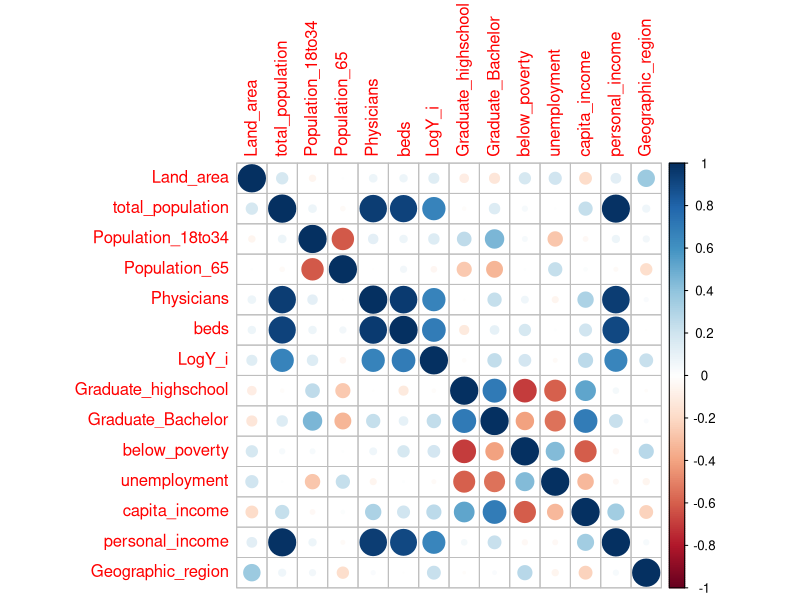
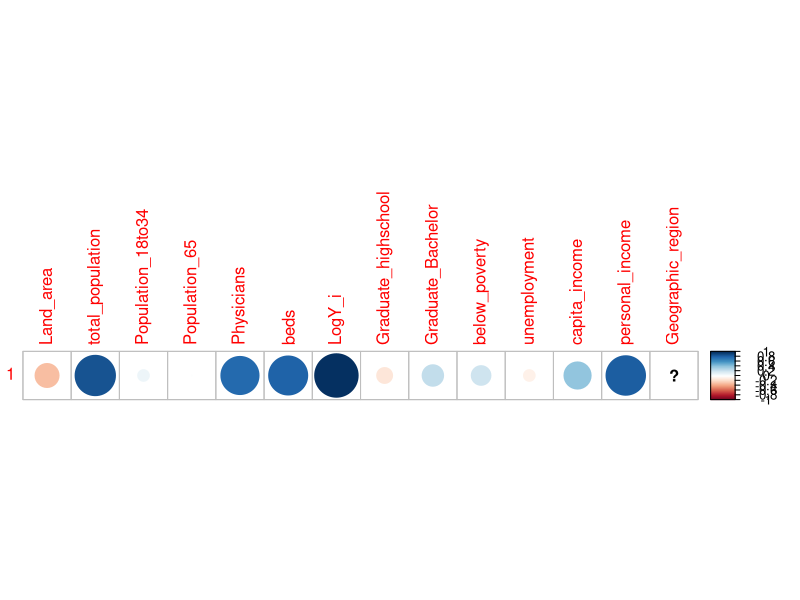
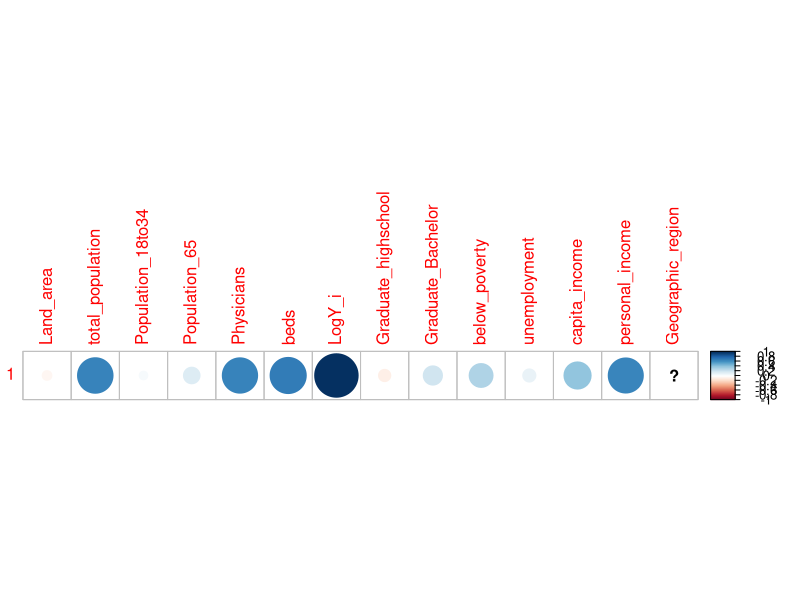
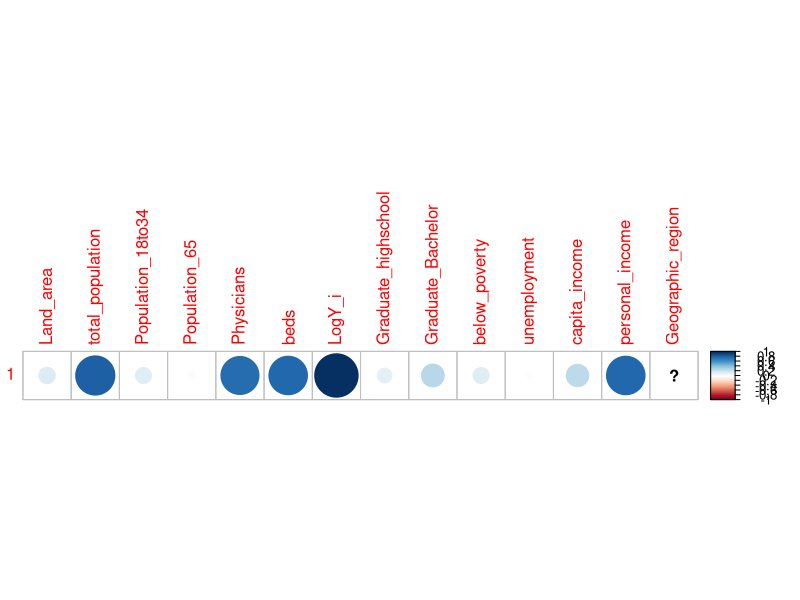
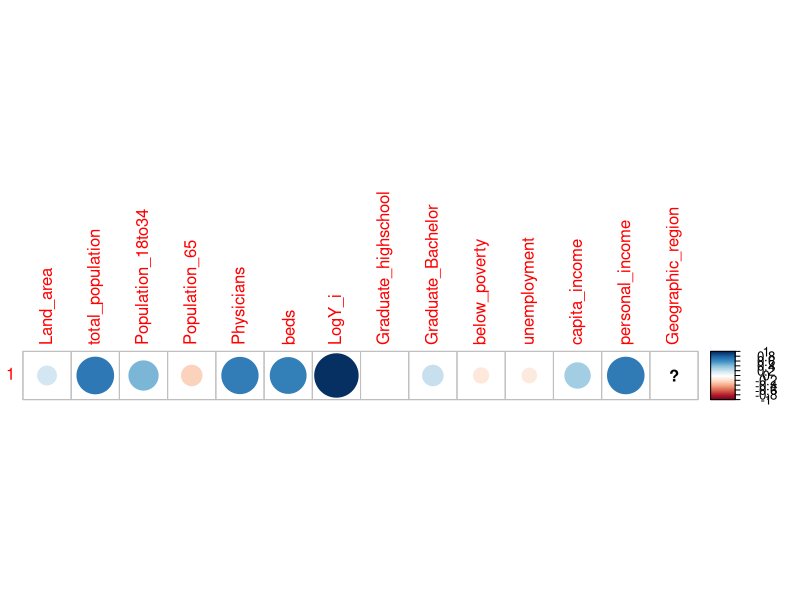
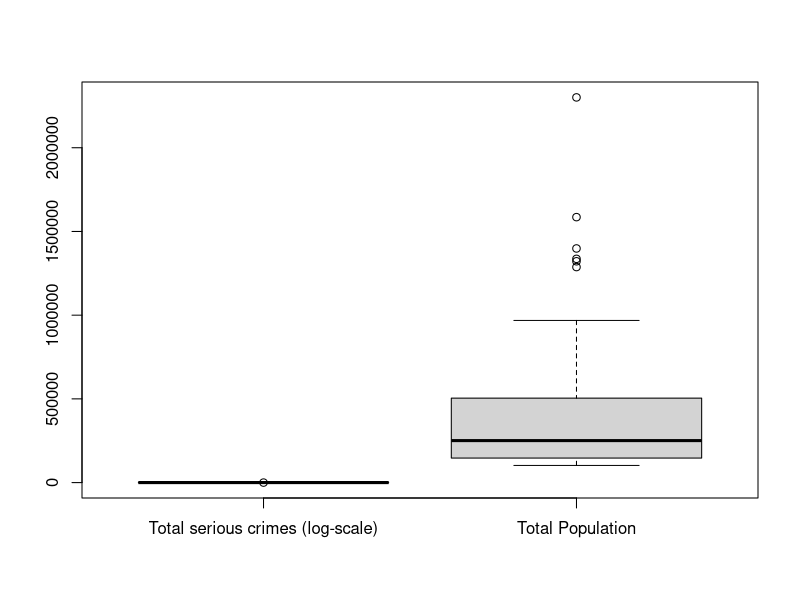
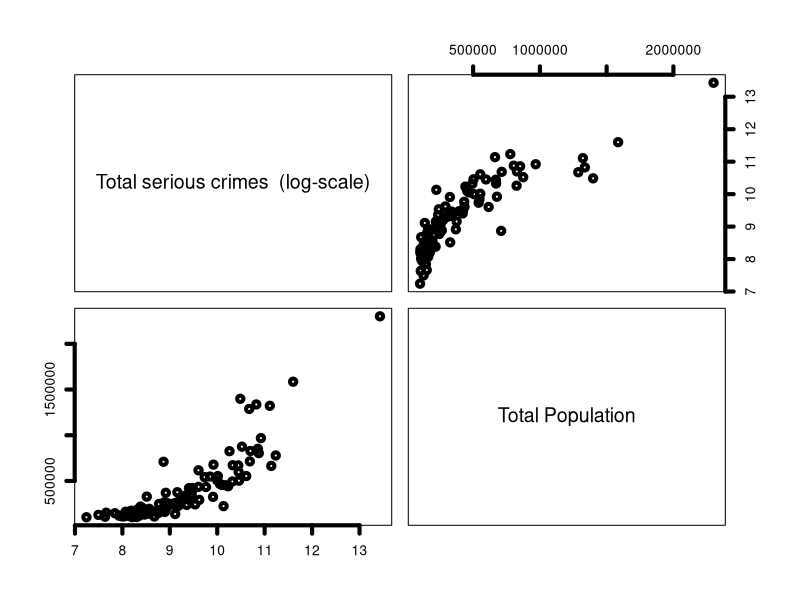
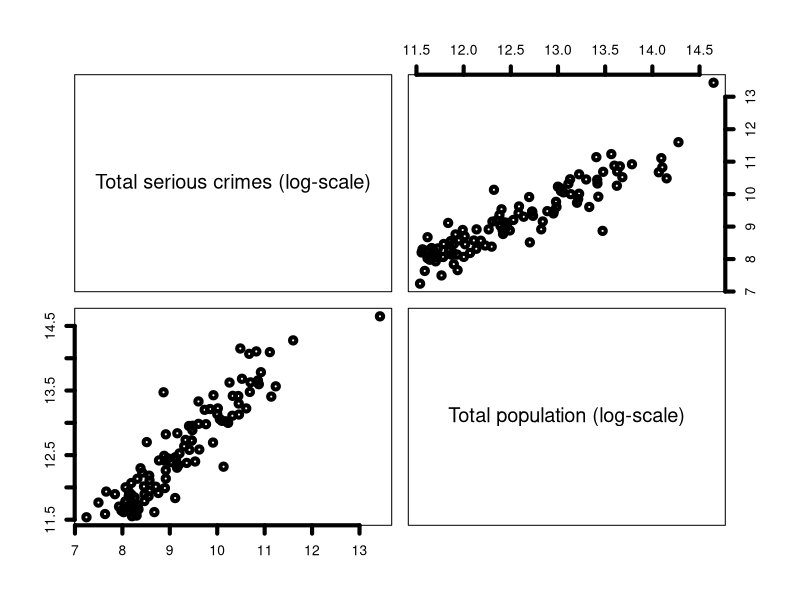

The R source for these figures, in order:
## ---- chunk 1
# RUN THESE ALL ONCE!!! un-comment the code blocks as you go
#install.packages(c("usethis", "gitcreds"))

# then run this:
#usethis::create_github_token()

# which opens GitHub in your browser, generate a token
# COPY it before closing the page

# run this and paste token into terminal when prompted
#gitcreds::gitcreds_set()

# done! :) make sure to re-comment the code blocks
## ---- chunk 2
# make sure to download any you dont have with: install.packages("package_name")
library(here)
library(corrplot)
library(tidyverse)
## ---- chunk 3
Demographic <- read.table(here("data", "Demographic.txt")) # more robust read-in

# change column names to match correct variables
colnames(Demographic) <- c('ID','County','state','Land_area','total_population',
                          'Population_18to34','Population_65','Physicians','beds',
                          'Y_i','Graduate_highschool','Graduate_Bachelor','below_poverty',
                          'unemployment','capita_income','personal_income','Geographic_region')
Demographic2 <- Demographic

# Variable names and dimensions of the table
head(Demographic2)
names(Demographic2)
dim(Demographic2)
summary(Demographic2)

Demographic2$Y_i <- log(Demographic$Y_i) # log transform Y

colnames(Demographic2)[10] <- "LogY_i"

region1 <- Demographic2[Demographic2$Geographic_region == 1,]
region2 <- Demographic2[Demographic2$Geographic_region == 2,]
region3 <- Demographic2[Demographic2$Geographic_region == 3,]
region4 <- Demographic2[Demographic2$Geographic_region == 4,]

n1<-nrow(region1)
n2<-nrow(region2)
n3<-nrow(region3)
n4<-nrow(region4)
## ---- chunk 4
# general corr
cor(Demographic2[,4:17])
corrplot(cor(Demographic2[,4:17]))

# per region corr
regions <- list(region1, region2, region3, region4)
top_list <- list()

for (i in seq_along(regions)) {
  
  cat("FOR REGION: ", i, "\n")
  
  region <- regions[[i]]
  cors <- sapply(region[, 4:17], function(x) cor(x, region$LogY_i))
  ranked <- sort(abs(cors), decreasing = TRUE)
  
  top_list[[i]] <- head(ranked, 5)
  
  corrplot(cor(region$LogY_i, region[,4:17]))
  
  print(top_list[[i]])
}
## ---- chunk 5
# log(Y_i) = Beta_0 + Beta_1*total_population

boxplot(cbind(region1$LogY_i, region1$total_population),names = c("Total serious crimes (log-scale)", "Total Population"))

pairs(cbind(region1$LogY_i, region1$total_population),labels=c("Total serious crimes  (log-scale)", "Total Population"), lwd=4)

pairs(cbind(region1$LogY_i, log(region1$total_population)), labels = c("Total serious crimes (log-scale)", "Total population (log-scale)"), lwd = 4)
## ---- chunk 6
# log(Y_i) = Beta_0 + Beta_1*total_population

boxplot(cbind(region1$LogY_i, region1$Physicians),names = c("Total serious crimes (log-scale)", "Physicians"))

pairs(cbind(region1$LogY_i, region1$Physicians),labels=c("Total serious crimes  (log-scale)", "Physicians"), lwd=4)

pairs(cbind(region1$LogY_i, log(region1$Physicians)), labels = c("Total serious crimes (log-scale)", "Physicians (log-scale)"), lwd = 4)
## ---- chunk 7
# log(Y_i) = Beta_0 + Beta_1*total_population

boxplot(cbind(region1$LogY_i, region1$personal_income),names = c("Total serious crimes (log-scale)", "Personal Income"))

pairs(cbind(region1$LogY_i, region1$personal_income),labels=c("Total serious crimes  (log-scale)", "Personal Income"), lwd=4)

pairs(cbind(region1$LogY_i, log(region1$personal_income)), labels = c("Total serious crimes (log-scale)", "Personal Income (log-scale)"), lwd = 4)
## ---- chunk 8
# Region 1
# log(Y_i) = Beta_0 + Beta_1*total_population

boxplot(cbind(region1$LogY_i, region1$Population_18to34),names = c("Total serious crimes (log-scale)", "Population (Age 18-34)"))

pairs(cbind(region1$LogY_i, region1$Population_18to34),labels=c("Total serious crimes  (log-scale)", "Population (Age 18-34)"), lwd=4)

pairs(cbind(region1$LogY_i, log(region1$Population_18to34)), labels = c("Total serious crimes (log-scale)", "Population (Age 18-34) (log-scale)"), lwd = 4)
## ---- chunk 9
# Total Population
region1 |>
        ggplot(aes(x = total_population, y = LogY_i)) +
        geom_point() +
        theme_bw()

# Physicians
region2 |>
        ggplot(aes(x = Physicians)) +
        geom_histogram() +
        theme_bw()

region2 |>
        ggplot(aes(x = Physicians, y = LogY_i)) +
        geom_point() +
        theme_bw()

# Personal Income
region3 |>
        ggplot(aes(x = personal_income, y = LogY_i)) +
        geom_point() +
        theme_bw()

# Population 18-34
region4 |>
        ggplot(aes(x = Population_18to34, y = LogY_i)) +
        geom_point() +
        theme_bw()
## ---- chunk 10
model_1 <- lm(LogY_i ~ total_population, data = region1)
model_2 <- lm(LogY_i ~ Physicians, data = region2)
model_3 <- lm(LogY_i ~ personal_income, data = region3)
model_4 <- lm(LogY_i ~ Population_18to34, data = region4)
## ---- chunk 11
# REGION 1
summary(model_1) # all model stats
plot(model_1) # all four diagnostic plots
confint(model_1) # 95% CI for both b0 and b1

# REGION 2
summary(model_2)
plot(model_2) # insane outlier here
confint(model_2)

# REGION 3
summary(model_3)
plot(model_3) # & here
confint(model_3)

# REGION 4
summary(model_4)
plot(model_4)
confint(model_4)
## ---- chunk 12
# REGION 1
model_1b <- lm(log(Demographic$Y_i) ~ log(Demographic$total_population), data = region1)

anova(model_1b)
summary(model_1b)
plot(model_1b) # greatly improved linearity
confint(model_1b)

# REGION 2
model_2b <- lm(log(Demographic$Y_i) ~ log(Demographic$Physicians), data=region2)

anova(model_2b)
summary(model_2b)
plot(model_2b)
confint(model_2b)
# REGION 3
model_3b <- lm(log(Demographic$Y_i) ~ log(Demographic$personal_income), data = region3)

anova(model_3b)
summary(model_3b)
plot(model_3b) # greatly improved linearity, previous outliers arent as bad now
confint(model_3b)

# REGION 4
model_4b <- lm(log(Demographic$Y_i) ~ log(Demographic$Population_18to34), data = region4)

anova(model_4b)
summary(model_4b)
plot(model_4b)
confint(model_4b)
